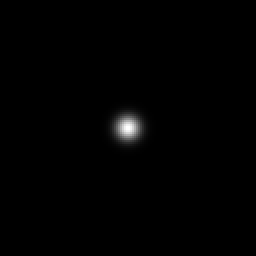
%> input picture data/gaussian2d.tif, 128 x 128 px (shown 2 times larger)
$ octave practice08_5_ip.m   (GNU Octave 9; MATLAB toolbox functions it lacks are replaced by stand-ins)
%> lines starting %> are read from the running program, lines starting %| are printed output that depends on the picture
% practice08_5.m
%
% $Id: practice08_5_ip.m,v 1.3 2007/11/21 00:08:40 sho Exp $
%
% Copyright (C) 2005-2015 Shogo MURAMATSU, All rights reserved
%

%% 速度ベクトル（垂直、水平）
velocity = [2 2];

%% 第0番目フレームの読込
pictureOrg = im2double(imread('./data/gaussian2d.tif'));
%> pictureOrg: size 128x128 double; min 0, max 1, mean 0.00622

%% 動画像の生成
nFrames = 32;
picture = pictureOrg;
array3d = zeros(size(picture,1),size(picture,2),nFrames);
figure(1)
w = hanning(nFrames);
vwObj = VideoWriter('./tmp/motion.avi','Uncompressed AVI');
vwObj.FrameRate = 15;
open(vwObj)
for iFrame = 1:nFrames
    array3d(:,:,iFrame) = w(iFrame)*picture;
    picture = circshift(picture, velocity);
    imshow(picture);
    drawnow;
    writeVideo(vwObj,uint8(255*picture));
end
%> this loop made 32 passes
%> pass 3, `picture = circshift(picture, velocity);`:
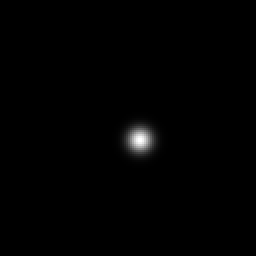
%> picture: size 128x128 double (shown 2 times larger); min 0, max 1, mean 0.00622; mean of the top-left, top-right, bottom-left and bottom-right quarters 0.000105, 0.00153, 0.00153, 0.0217
%> after the loop:
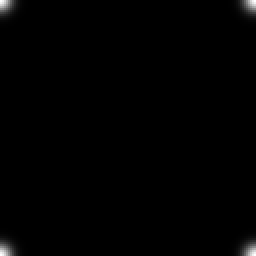
%> picture: size 128x128 double (shown 2 times larger); min 0, max 1, mean 0.00622; mean of the top-left, top-right, bottom-left and bottom-right quarters 0.00622, 0.00622, 0.00622, 0.00622
close(vwObj)

%% 3-D FFTの計算
sizeFft = [128 128 128];
freqChar3d = abs(fftshift(fftn(array3d, sizeFft)));
clear array3d

%% 3-D スペクトルの表示
figure(2)
freqChar3d = freqChar3d/max(freqChar3d(:));
freqChar3d = freqChar3d.^0.1;
[wt,wh,wv] = meshgrid( ...
    -1:2/sizeFft(3):1-2/sizeFft(3),...
    -1:2/sizeFft(1):1-2/sizeFft(1),...
    -1:2/sizeFft(2):1-2/sizeFft(2));
freqChar3d = permute(freqChar3d,[2 3 1]);
slice(wt,wh,wv,freqChar3d, 0 ,0, 0, 'nearest')
shading flat
axis vis3d
colormap(jet)
xlabel('\omega_T (\times\pi rad)')
ylabel('\omega_H (\times\pi rad)')
zlabel('\omega_V (\times\pi rad)');
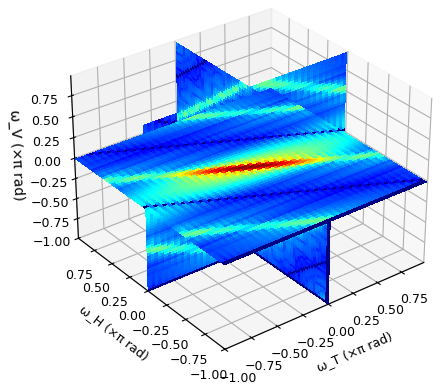
%> figure redrawn from the program's plot data
clear freqChar3d wt wh wv

% end of practice08_5.m
